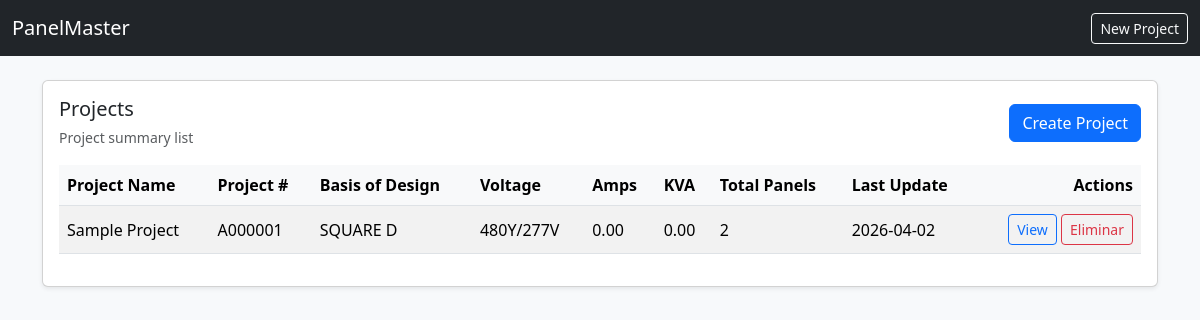
The app's page /projects with its own data.
### tables this page shows
CREATE TABLE IF NOT EXISTS projects (
  id INT AUTO_INCREMENT PRIMARY KEY,
  project_name VARCHAR(255) NOT NULL,
  project_number VARCHAR(20) NOT NULL UNIQUE,
  basis_of_design VARCHAR(50),
  last_update DATE,
  service_voltage VARCHAR(50),
  service_amps DECIMAL(10,2),
  service_kva DECIMAL(10,2),
  total_panels INT,
  load_lighting DECIMAL(10,2),
  load_recept DECIMAL(10,2),
  load_cooling DECIMAL(10,2),
  load_heating DECIMAL(10,2),
  load_motors DECIMAL(10,2),
  load_lg_mtr DECIMAL(10,2),
  load_equip DECIMAL(10,2),
  created_at DATETIME NOT NULL,
  updated_at DATETIME NOT NULL
);

### app/lib/View.php (called while the page is built, shortened)
<?php
class View
{
    public static function render(string $view, array $data = []): void
    {
        $path = BASE_PATH . '/app/views/' . $view . '.php';
        extract($data, EXTR_SKIP);
        require BASE_PATH . '/app/views/partials/header.php';
        require $path;
        require BASE_PATH . '/app/views/partials/footer.php';
    }
}

### app/controllers/ProjectsController.php (called while the page is built, shortened)
<?php
class ProjectsController
{
    private ProjectRepository $projects;
    public function __construct()
    {
        $this->projects = new ProjectRepository();
    }
    public function index(): void
    {
        $projects = $this->projects->all();
        View::render('projects/index', ['projects' => $projects]);
    }
}

### public/index.php (called while the page is built, shortened)
<?php
require_once BASE_PATH . '/app/lib/helpers.php';
$router = new Router();
$router->get('/', function () {
    header('Location: ' . base_url('/projects'));
    exit;
});
$router->get('/projects', [ProjectsController::class, 'index']);
$router->get('/projects/new', [ProjectsController::class, 'create']);
$router->post('/projects', [ProjectsController::class, 'store']);
$router->get('/projects/{id}', [ProjectsController::class, 'show']);
$router->post('/projects/{id}', [ProjectsController::class, 'update']);
$router->post('/projects/{id}/delete', [ProjectsController::class, 'delete']);
$router->get('/projects/{id}/panels/new', [PanelsController::class, 'create']);
$router->post('/projects/{id}/panels', [PanelsController::class, 'store']);
$router->get('/panels/{id}/edit', [PanelsController::class, 'edit']);
$router->post('/panels/{id}', [PanelsController::class, 'update']);
$router->post('/panels/{id}/delete', [PanelsController::class, 'delete']);
$router->get('/api/panels/{id}/schedule', [ApiController::class, 'getSchedule']);
$router->post('/api/panels/{id}/schedule', [ApiController::class, 'saveSchedule']);
$router->post('/api/panels/{id}/recalc', [ApiController::class, 'recalcPanel']);
$router->post('/api/projects/{id}/recalc', [ApiController::class, 'recalcProject']);
$router->get('/projects/{id}/export.xlsx', [ProjectExportController::class, 'download']);
$router->get('/panels/{id}/export.xlsx', [PanelExportController::class, 'download']);
$router->get('/panels/{id}/export.pdf', [PanelPdfExportController::class, 'download']);
$router->dispatch($_SERVER['REQUEST_METHOD'], $_SERVER['REQUEST_URI']);

### app/lib/helpers.php (called while the page is built, shortened)
<?php
function base_url(string $path = ''): string
{
    $base = rtrim(dirname($_SERVER['SCRIPT_NAME']), '/');
    return $base . $path;
}

### app/repositories/ProjectRepository.php (called while the page is built, shortened)
<?php
class ProjectRepository
{
    public function all(): array
    {
        $pdo = Database::connection();
        $stmt = $pdo->query('SELECT * FROM projects ORDER BY updated_at DESC');
        return $stmt->fetchAll();
    }
}

### app/views/projects/index.php (the view, shortened to what this page needs)
<div class="card shadow-sm">
  <div class="card-body">
    <div class="d-flex justify-content-between align-items-center mb-3">
      <div>
        <h5 class="mb-1">Projects</h5>
        <small class="text-muted">Project summary list</small>
      </div>
      <a class="btn btn-primary" href="<?= htmlspecialchars(base_url('/projects/new')) ?>">Create Project</a>
    </div>
    <div class="table-responsive">
      <table class="table table-striped align-middle">
        <thead>
          <tr>
            <th>Project Name</th>
            <th>Project #</th>
            <th>Basis of Design</th>
            <th>Voltage</th>
            <th>Amps</th>
            <th>KVA</th>
            <th>Total Panels</th>
            <th>Last Update</th>
            <th class="text-end">Actions</th>
          </tr>
        </thead>
        <tbody>
          <?php foreach ($projects as $project): ?>
            <tr>
              <td><?= htmlspecialchars($project['project_name'] ?? '') ?></td>
              <td><?= htmlspecialchars($project['project_number'] ?? '') ?></td>
              <td><?= htmlspecialchars($project['basis_of_design'] ?? '') ?></td>
              <td><?= htmlspecialchars($project['service_voltage'] ?? '') ?></td>
              <td><?= htmlspecialchars($project['service_amps'] ?? '') ?></td>
              <td><?= htmlspecialchars($project['service_kva'] ?? '') ?></td>
              <td><?= htmlspecialchars($project['total_panels'] ?? '') ?></td>
              <td><?= htmlspecialchars($project['last_update'] ?? '') ?></td>
              <td class="text-end">
                <a class="btn btn-sm btn-outline-primary" href="<?= htmlspecialchars(base_url('/projects/' . $project['id'])) ?>">View</a>
                <form action="<?= htmlspecialchars(base_url('/projects/' . $project['id'] . '/delete')) ?>" method="post" class="d-inline" onsubmit="return confirm('¿Estás seguro de eliminar este proyecto? Se borrarán todos los paneles asociados.');">
                  <button type="submit" class="btn btn-sm btn-outline-danger">Eliminar</button>
                </form>
              </td>
            </tr>
          <?php endforeach; ?>
        </tbody>
      </table>
    </div>
  </div>
</div>

### app/lib/Router.php (shortened to what this page needs)
<?php
class Router
{
    private array $routes = [];
    private function add(string $method, string $path, $handler): void
    {
        $pattern = preg_replace('#\{[^/]+\}#', '([^/]+)', $path);
        $pattern = '#^' . $pattern . '$#';
        $this->routes[] = [$method, $path, $pattern, $handler];
    }
    public function dispatch(string $method, string $uri): void
    {
        $path = parse_url($uri, PHP_URL_PATH) ?? '/';
        foreach ($this->routes as [$routeMethod, $routePath, $pattern, $handler]) {
            if (preg_match($pattern, $path, $matches)) {
                array_shift($matches);
                if (is_array($handler)) {
                    [$class, $methodName] = $handler;
                    $controller = new $class();
                    call_user_func_array([$controller, $methodName], $matches);
                    return;
                }
            }
        }
    }
}

### public/assets/css/app.css (style rules this page uses)
body { background-color: #f7f9fb; }
.table thead th { position: sticky; top: 0; background: #f8f9fa; z-index: 1; }

### records on screen
projects: project_name "Sample Project", project_number "A000001", basis_of_design "SQUARE D", service_voltage "480Y/277V", service_amps "0.00", service_kva "0.00", total_panels "2", last_update "2026-04-02"
